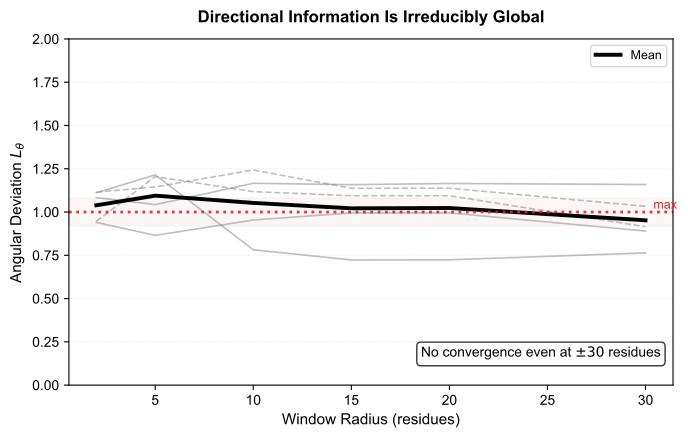

This chart was generated by the following Python code:
import matplotlib.pyplot as plt
import numpy as np

plt.rcParams.update({
    "font.family": "sans-serif", "font.sans-serif": ["Arial", "Helvetica"],
    "font.size": 11, "axes.titlesize": 12, "axes.labelsize": 11,
    "legend.fontsize": 9, "xtick.labelsize": 10, "ytick.labelsize": 10,
    "figure.dpi": 300, "savefig.dpi": 300, "savefig.bbox": "tight"
})

radii = [2, 5, 10, 15, 20, 30]
L_theta = {
    "R175H": [1.083, 1.043, 1.166, 1.158, 1.165, 1.159],
    "G245S": [1.115, 1.145, 1.243, 1.137, 1.138, 1.033],
    "R249S": [0.946, 1.205, 1.118, 1.094, 1.094, 0.915],
    "R282W": [0.940, 0.865, 0.954, 0.995, 0.995, 0.890],
    "Y220C": [1.111, 1.215, 0.782, 0.723, 0.724, 0.764],
}
mean_L = np.mean(list(L_theta.values()), axis=0)

fig, ax = plt.subplots(figsize=(7, 4.5))

# 所有突变线：半透明灰色，区分线型
for name, ls in [("R175H","-"), ("R282W","-"), ("Y220C","-"), ("G245S","--"), ("R249S","--")]:
    ax.plot(radii, L_theta[name], color="gray", linewidth=1.2, linestyle=ls, alpha=0.5)

# 均值线：黑色粗线，视觉焦点
ax.plot(radii, mean_L, color="black", linewidth=2.8, label="Mean")

# y=1 参考线：红色虚线
ax.axhline(y=1.0, color="#D62728", linestyle=":", linewidth=2.0, alpha=0.9)
# 非收敛区域阴影
ax.axhspan(0.92, 1.08, color="#D62728", alpha=0.04)

ax.text(31, 1.02, "max", fontsize=9, color="#D62728", ha="center")
ax.set_ylim(0, 2)
ax.set_xlabel("Window Radius (residues)")
ax.set_ylabel("Angular Deviation $L_{\\theta}$")
ax.set_title("Directional Information Is Irreducibly Global", fontweight="bold", pad=12)

# 结论性标注
ax.text(0.98, 0.08, "No convergence even at $\\pm 30$ residues",
        transform=ax.transAxes, ha="right", fontsize=10,
        bbox=dict(boxstyle="round,pad=0.3", facecolor="white", alpha=0.8))

ax.grid(axis="y", linestyle=":", alpha=0.3)
ax.legend(loc="upper right", frameon=True)
plt.tight_layout()
plt.savefig("Figures/fig2_Ltheta.pdf")
print("fig2_Ltheta.pdf saved.")
